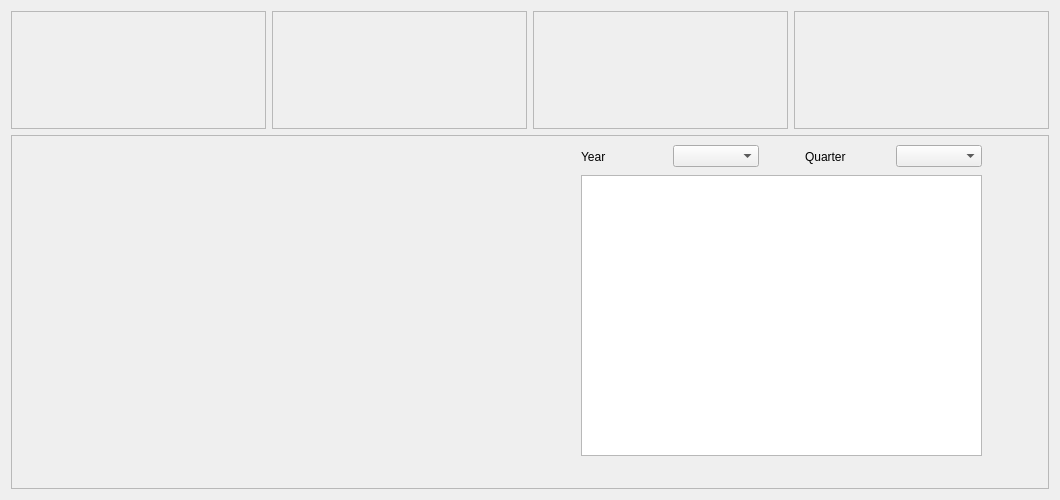
<?xml version="1.0" encoding="UTF-8"?>
<ui version="4.0">
 <class>WizardPage</class>
 <widget class="QWizardPage" name="WizardPage">
  <property name="geometry">
   <rect>
    <x>0</x>
    <y>0</y>
    <width>1060</width>
    <height>500</height>
   </rect>
  </property>
  <property name="windowTitle">
   <string>WizardPage</string>
  </property>
  <layout class="QGridLayout" name="gridLayout">
   <item row="0" column="1">
    <layout class="QGridLayout" name="gridLayout_2">
     <item row="0" column="2">
      <widget class="QFrame" name="frame_kpis_03">
       <property name="frameShape">
        <enum>QFrame::StyledPanel</enum>
       </property>
       <property name="frameShadow">
        <enum>QFrame::Raised</enum>
       </property>
      </widget>
     </item>
     <item row="0" column="0">
      <widget class="QFrame" name="frame_kpis_01">
       <property name="frameShape">
        <enum>QFrame::StyledPanel</enum>
       </property>
       <property name="frameShadow">
        <enum>QFrame::Raised</enum>
       </property>
      </widget>
     </item>
     <item row="0" column="1">
      <widget class="QFrame" name="frame_kpis_02">
       <property name="frameShape">
        <enum>QFrame::StyledPanel</enum>
       </property>
       <property name="frameShadow">
        <enum>QFrame::Raised</enum>
       </property>
      </widget>
     </item>
     <item row="0" column="3">
      <widget class="QFrame" name="frame_kpis_04">
       <property name="frameShape">
        <enum>QFrame::StyledPanel</enum>
       </property>
       <property name="frameShadow">
        <enum>QFrame::Raised</enum>
       </property>
      </widget>
     </item>
     <item row="1" column="0" rowspan="3" colspan="4">
      <widget class="QFrame" name="frame_sales_overview">
       <property name="frameShape">
        <enum>QFrame::StyledPanel</enum>
       </property>
       <property name="frameShadow">
        <enum>QFrame::Raised</enum>
       </property>
       <widget class="QWidget" name="verticalLayoutWidget">
        <property name="geometry">
         <rect>
          <x>70</x>
          <y>40</y>
          <width>401</width>
          <height>281</height>
         </rect>
        </property>
        <layout class="QVBoxLayout" name="verticalLayout_visualize"/>
       </widget>
       <widget class="QTableView" name="TableView">
        <property name="geometry">
         <rect>
          <x>570</x>
          <y>40</y>
          <width>401</width>
          <height>281</height>
         </rect>
        </property>
       </widget>
       <widget class="QWidget" name="horizontalLayoutWidget">
        <property name="geometry">
         <rect>
          <x>570</x>
          <y>10</y>
          <width>401</width>
          <height>23</height>
         </rect>
        </property>
        <layout class="QHBoxLayout" name="horizontalLayout">
         <item>
          <widget class="QLabel" name="label">
           <property name="text">
            <string>Year</string>
           </property>
          </widget>
         </item>
         <item>
          <widget class="QComboBox" name="comboBox"/>
         </item>
         <item>
          <spacer name="horizontalSpacer">
           <property name="orientation">
            <enum>Qt::Horizontal</enum>
           </property>
           <property name="sizeType">
            <enum>QSizePolicy::Ignored</enum>
           </property>
           <property name="sizeHint" stdset="0">
            <size>
             <width>40</width>
             <height>20</height>
            </size>
           </property>
          </spacer>
         </item>
         <item>
          <widget class="QLabel" name="label_2">
           <property name="text">
            <string>Quarter</string>
           </property>
          </widget>
         </item>
         <item>
          <widget class="QComboBox" name="comboBox_2"/>
         </item>
        </layout>
       </widget>
      </widget>
     </item>
    </layout>
   </item>
  </layout>
 </widget>
 <resources/>
 <connections/>
</ui>
